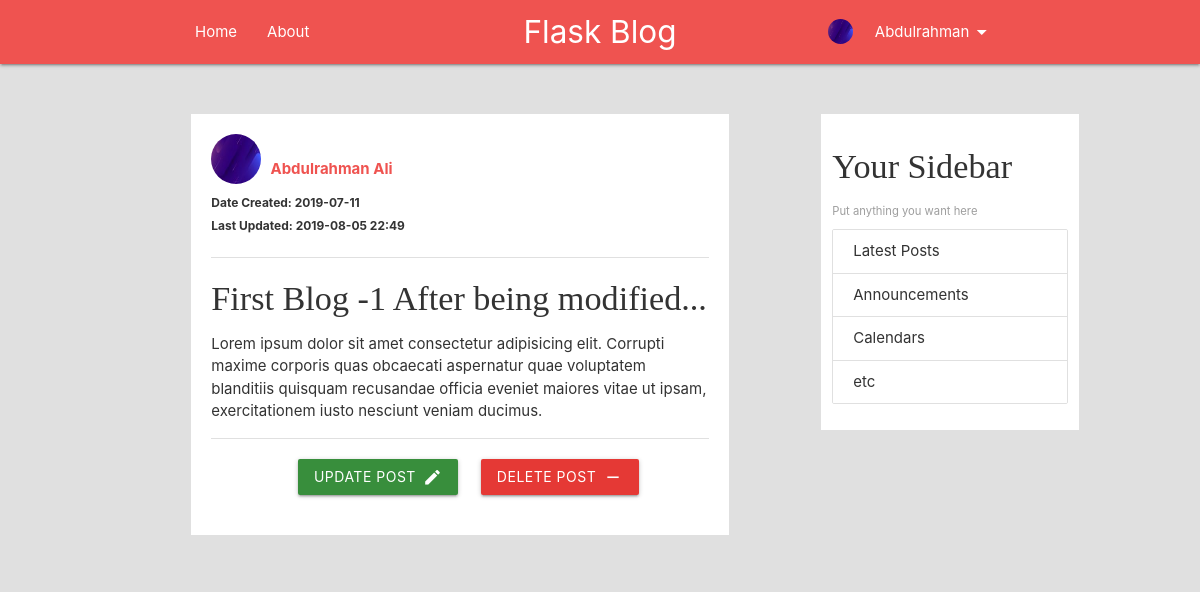
The app's page /post/1 (signed in) with its own data.
### flask_blog/models.py (models this page shows, shortened)
class User(db.Model, UserMixin):
    id = db.Column(db.Integer, primary_key=True)
    username = db.Column(db.String(25), unique=True, nullable=False)
    email = db.Column(db.String(120), unique=True, nullable=False)
    img_file = db.Column(db.String(20), nullable=False, default='default.png')
    profile_dir = db.Column(db.String(255), nullable=False, unique=True)
    password = db.Column(db.String(60), nullable=False)
    brief_info = db.Column(db.String(130), nullable=False,
                           default='Apparently, this user prefers to keep an air of mystery about them.')
    posts = db.relationship('Post', backref='author', lazy=True)

class Post(db.Model):
    id = db.Column(db.Integer, primary_key=True)
    title = db.Column(db.String(60), nullable=False)
    date_created = db.Column(
        db.DateTime, nullable=False, default=datetime.utcnow)
    date_updated = db.Column(db.DateTime, nullable=True)
    content = db.Column(db.Text, nullable=False)
    user_id = db.Column(db.Integer, db.ForeignKey('user.id'), nullable=False)

### flask_blog/views.py (the view)
@app.route('/post/<int:post_id>')
def post(post_id):
    user_post = Post.query.get_or_404(post_id)
    return render_template('post.html', page_title=user_post.title, post=user_post, img_file_src=get_img_src())

### flask_blog/models.py (called while the page is built)
@login_manager.user_loader
def load_user(user_id):
    return User.query.get(int(user_id))

### flask_blog/views.py (called while the page is built)
def get_img_src():
    if current_user.is_authenticated:
        if current_user.img_file == 'default.png':
            return url_for('static', filename=f'images/profile_pics/{current_user.img_file}')
        return url_for('static', filename=f'images/profile_pics/{current_user.profile_dir}{current_user.img_file}')
    return None

### flask_blog/templates/post.html (shortened to what this page needs)
{% extends 'layout.html' %}
{% block body %}
<div class="media-container">
    {% if post.author.img_file == 'default.png' %}
    <img src="{{ url_for('static', filename='images/profile_pics/' + post.author.img_file) }}" alt="Profile Picture"
        class="circle">
    {% else %}
    <img src="{{ url_for('static', filename='images/profile_pics/' + post.author.profile_dir + post.author.img_file) }}"
        alt="Profile Picture" class="circle">
    {% endif %}
    <span class="article-author">{{post.author.username.title()}}</span>
    <div class="row">
        <div class="col s6">
            <small class="text-muted">Date Created: {{post.date_created.strftime('%Y-%m-%d')}}</small>
        </div>
        <div class="col s12"></div>
        <div class="col s6">
            {% if post.date_updated != None %}
            <small class="text-muted text-lime">Last Updated:
                {{post.date_updated.strftime('%Y-%m-%d %H:%M')}}</small>
            {% endif %}
        </div>
    </div>
    <div class="divider"></div>
    <h4>{{post.title}}</h4>
    <p>{{post.content}}</p>
    {% if post.author == current_user %}
    <div class="divider"></div>
    <div class="modify-post">
        <div class="row">
            <div class="col offset-l2">
                <a href="{{ url_for('update_post', post_id=post.id) }}"
                    class="waves-effect waves-light btn green darken-2 white-text"><i
                        class="material-icons right">mode_edit</i>Update Post</a>
            </div>
            <div class="col">
                <a href="#confirm-delete" class="waves-effect waves-light btn red darken-1 white-text modal-trigger"><i
                        class="material-icons right">remove</i>Delete Post</a>
            </div>
        </div>
    </div>
    {% endif %}
</div>
{% endblock body %}

### flask_blog/templates/includes/_navbar.html (shortened to what this page needs)
<nav class="red lighten-1">
    <div class="container">
        <div class="nav-wrapper">
            <a href="/" class="brand-logo center">Flask Blog</a>
            <ul class="left hide-on-med-and-down">
                <li><a href="{{url_for('index')}}">Home</a></li>
                <li><a href="{{url_for('about')}}">About</a></li>
            </ul>
            <ul class="right hide-on-med-and-down">
                {% if current_user.is_authenticated %}
                <li><a class="dropdown-trigger" href="javascript: void(0);" data-target="account-dropdown">
                        <div class="row">
                            <div class="col s3">
                                <img src="{{img_file_src}}" alt="profile_pic" class="nav-img">
                            </div>
                            <div class="col s9">
                                {{current_user.username.split(' ')[0].title()}}
                                <i class="material-icons right">arrow_drop_down</i>
                            </div>
                        </div>
                    </a></li>
                {% else %}
                <li><a href="{{url_for('login')}}">Login</a></li>
                <li><a href="{{url_for('register')}}">Register</a></li>
                {% endif %}
            </ul>
        </div>
    </div>
</nav>

### flask_blog/static/css/main.css (style rules this page uses)
:root { --primary-color: #EF5350; --secondary-color: #e0e0e0; --content-color: #ffffff; --font-color: #333333; }
body { color: var(--font-color); background: var(--secondary-color); }
h1, h2, h3, h4, h5, h6 { font-family: 'Museo', 'sans-serif'; }
a { color: var(--font-color); transition: all .3s ease; }
.circle { display: inline-block; margin: 0 -10px -10px 0; width: 50px; height: 50px; }
.nav-wrapper > ul:last-child { height: 0px; }
.nav-img { width: 25px; height: 25px; border-radius: 50%; }
.dropdown-trigger .s3 { margin: 7px 0 0; height: 35px; }
.dropdown-trigger i { margin-left: 0; }
.article-author { color: var(--primary-color); font-weight: bold; display: inline-block; padding: 10px 15px; }
.text-muted { color: var(--font-color); font-weight: bold; font-size: .8rem; }
.media-container { background: var(--content-color); padding: 20px; margin: 0 0 30px; }
.modify-post { padding-top: 20px; }
.modify-post .col .right { margin-left: 7px !important; }

### records on screen
User: username.split "Abdulrahman", profile_dir+img_file (picture), author.username "Abdulrahman Ali"
Post: date_created "2019-07-11", date_updated "2019-08-05 22:49", title "First Blog -1 After being modified...", content "Lorem ipsum dolor sit amet consectetur adipisicing elit. Corrupti maxime corporis quas obcaecati aspernatur quae voluptatem blanditiis quisquam recusandae officia eveniet maiores vitae ut ipsam, exercitationem iusto nesciunt veniam ducimus."
